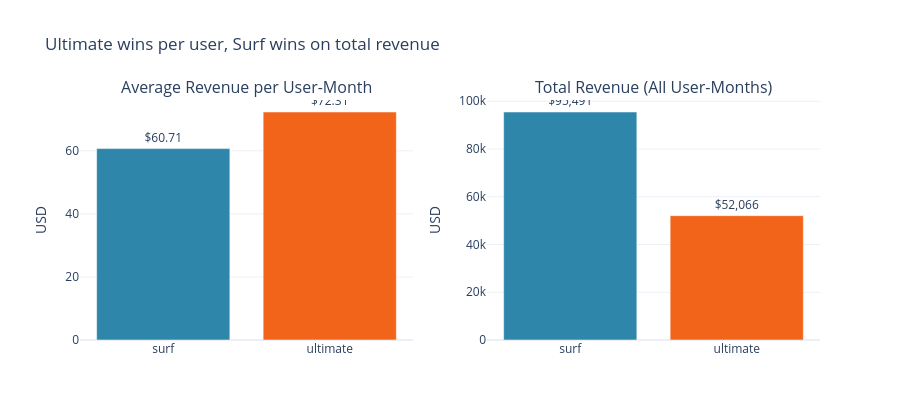

Notebook code for this chart:
### Markdown cell above
### B. Plan Revenue Comparison

### Code cell
rev_avg = user_activity.groupby('plan')['revenue'].mean().reindex(PLAN_ORDER)
rev_total = user_activity.groupby('plan')['revenue'].sum().reindex(PLAN_ORDER)

rev_fig = make_subplots(rows=1, cols=2, subplot_titles=['Average Revenue per User-Month', 'Total Revenue (All User-Months)'])

rev_fig.add_trace(go.Bar(x=rev_avg.index, y=rev_avg.values,
                          marker_color=[PLAN_COLORS[p] for p in rev_avg.index],
                          text=[f'${v:,.2f}' for v in rev_avg.values], textposition='outside',
                          showlegend=False), row=1, col=1)
rev_fig.add_trace(go.Bar(x=rev_total.index, y=rev_total.values,
                          marker_color=[PLAN_COLORS[p] for p in rev_total.index],
                          text=[f'${v:,.0f}' for v in rev_total.values], textposition='outside',
                          showlegend=False), row=1, col=2)

rev_fig.update_yaxes(title_text='USD', row=1, col=1)
rev_fig.update_yaxes(title_text='USD', row=1, col=2)
rev_fig.update_layout(title_text='Ultimate wins per user, Surf wins on total revenue', height=420)
rev_fig

### Figure 1 — Plotly figure (JSON) as saved in the notebook; plotly's stock layout.template omitted (floating-point values rounded to 4 significant figures)
{"data": [{"marker": {"color": ["#2E86AB", "#F26419"]}, "showlegend": false, "text": ["$60.71", "$72.31"], "textposition": "outside", "type": "bar", "x": ["surf", "ultimate"], "xaxis": "x", "y": [60.71, 72.31], "yaxis": "y"}, {"marker": {"color": ["#2E86AB", "#F26419"]}, "showlegend": false, "text": ["$95,491", "$52,066"], "textposition": "outside", "type": "bar", "x": ["surf", "ultimate"], "xaxis": "x2", "y": [95490.0, 52070.0], "yaxis": "y2"}], "layout": {"annotations": [{"font": {"size": 16}, "showarrow": false, "text": "Average Revenue per User-Month", "x": 0.225, "xanchor": "center", "xref": "paper", "y": 1, "yanchor": "bottom", "yref": "paper"}, {"font": {"size": 16}, "showarrow": false, "text": "Total Revenue (All User-Months)", "x": 0.775, "xanchor": "center", "xref": "paper", "y": 1, "yanchor": "bottom", "yref": "paper"}], "height": 420, "title": {"text": "Ultimate wins per user, Surf wins on total revenue"}, "xaxis": {"anchor": "y", "domain": [0, 0.45]}, "xaxis2": {"anchor": "y2", "domain": [0.55, 1]}, "yaxis": {"anchor": "x", "domain": [0, 1], "title": {"text": "USD"}}, "yaxis2": {"anchor": "x2", "domain": [0, 1], "title": {"text": "USD"}}}}
